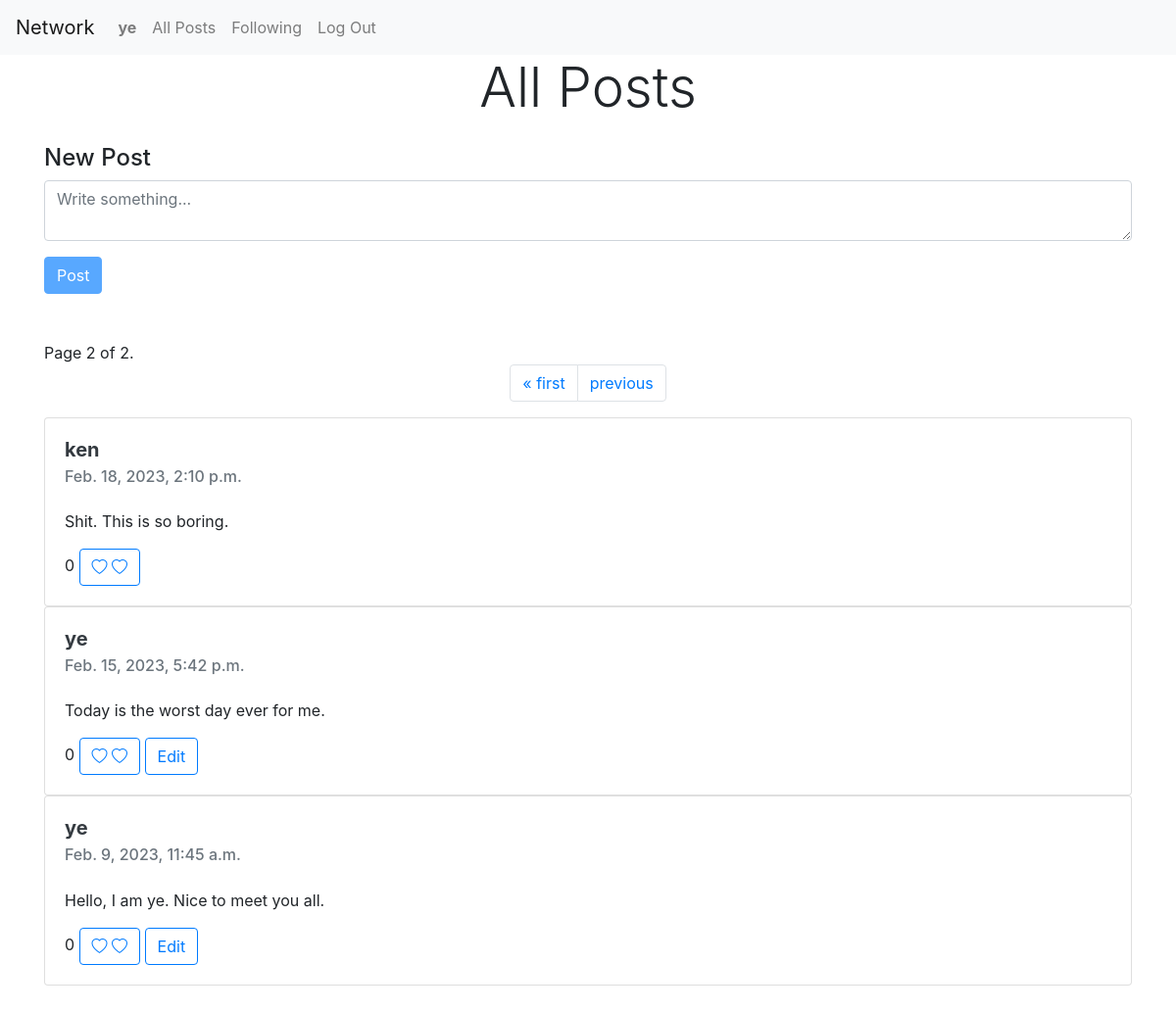
/?page=2 (signed in), run on the app's committed database.
### network/models.py (models this page shows, shortened)
class User(AbstractUser):
    pass

class Post(models.Model):
    user = models.CharField(max_length=100)
    content = models.TextField()
    created_at = models.DateTimeField(default=datetime.now)
    likes = models.IntegerField(default=0)
    class Meta:
        ordering = ['-created_at']

class LikePost(models.Model):
    post_id = models.IntegerField()
    user = models.CharField(max_length=100)

### network/views.py (the view)
# urls.py: path("", views.index, name="index"),
@login_required(login_url='login')
def index(request):
    posts = Post.objects.all()
    paginator = Paginator(posts,10) # Show 10 posts per page
    page_number = request.GET.get('page')
    page_obj = paginator.get_page(page_number)
    liked_posts_all = []
    for post in posts:
        liked_posts = LikePost.objects.filter(user=request.user.username,post_id=post.id)
        liked_posts_all.extend(liked_posts)
    return render(request, "network/index.html",{
        'liked_posts': liked_posts_all,
        'page_obj': page_obj
    })

### network/templates/network/index.html (shortened to what this page needs)
{% extends "network/layout.html" %}
{% load static %}
{% block body %}
    <div class="container-lg">
        <section id="create_post">
            <h3 class="display-4 mb-4 text-center">All Posts</h3>
            <form action="/create-post" method="post">
                <div class="form-floating">
                    <label for="content" class="h4">New Post</label>
                    <textarea name="content" id="content" class="form-control" placeholder="Write something..."></textarea>
                </div>
                <button class="btn btn-primary mt-3" id="submit" type="submit" disabled>Post</button>
            </form>
        </section>
        <div class="row justify-content-center align-items-center my-5">
        <div class="col-12">
            <nav aria-label="post pages">
                <span class="current">
                    Page {{ page_obj.number }} of {{ page_obj.paginator.num_pages }}.
                </span>
                <ul class="pagination justify-content-center">
                    {% if page_obj.has_previous %}
                    <li class="page-item">
                        <a href="?page=1" class="page-link">&laquo; first</a>
                    </li>
                    <li class="page-item">
                        <a href="?page={{ page_obj.previous_page_number }}" class="page-link">previous</a>
                    </li>
                    {% endif %}
                </ul>
            </nav>
            <section id="posts">
            {% for post in page_obj %}
                    <div class="card" style="width: 100%;">
                        <div class="card-body">
                            <h5 class="card-title"><a class="text-dark" href="{% url 'profile_view' post.user %}"><strong>{{post.user}}</strong></a></h5>
                            <h6 class="card-subtitle mb-4 text-muted">{{ post.created_at }}</h6>
                            <p class="card-text">{{ post.content }}</p>
                            <span id="like_count{{post.id}}">{{ post.likes }}</span>
                            <button type="button" id="like{{post.id}}" class="like btn btn-outline-primary" value="like">
                                {% if liked_posts %}
                                {% for liked_post in liked_posts %}
                                        {% if post.id == liked_post.post_id %}
                                            <i id="heart{{post.id}}" class="bi bi-heart-fill"></i>
                                        {% else %}
                                            <i id="heart{{post.id}}" class="bi bi-heart"></i>
                                        {% endif %}
                                {% endfor %}
                                {% else %}
                                    <i id="heart{{post.id}}" class="bi bi-heart"></i>
                                {% endif %}
                            </button>
                            {% if user.username == post.user %}
                                <button id="edit_btn{{post.id}}" value="{{ post.content }}" class="card-link btn btn-outline-primary">Edit</button>
                            {% else %}
                                <div></div>
                            {% endif %}
                        </div>
                    </div>
            {% endfor %}
            </section>
        </div>
        </div>
    </div>
{% endblock %}

### network/templates/network/layout.html (shortened to what this page needs)
{% load static %}
<!DOCTYPE html>
<html lang="en">
  <head>
    <link
      rel="stylesheet"
      href="https://stackpath.bootstrapcdn.com/bootstrap/4.4.1/css/bootstrap.min.css"
    />
    <link href="{% static 'network/styles.css' %}" rel="stylesheet" />
    <link
      rel="stylesheet"
      href="https://cdn.jsdelivr.net/npm/bootstrap-icons@1.10.3/font/bootstrap-icons.css"
    />
  </head>
  <body>
    <nav class="navbar navbar-expand-lg navbar-light bg-light">
      <a class="navbar-brand" href="{% url 'index' %}">Network</a>
      <div>
        <ul class="navbar-nav mr-auto">
                {% if user.is_authenticated %}
                    <li class="nav-item">
                        <a class="nav-link" href="{% url 'profile_view' user.username %}"><strong>{{ user.username }}</strong></a>
                    </li>
                {% endif %}
                <li class="nav-item">
                  <a class="nav-link" href="{% url 'index' %}">All Posts</a>
                </li>
                {% if user.is_authenticated %}
                    <li class="nav-item">
                        <a class="nav-link" href="{% url 'following' %}">Following</a>
                    </li>
                    <li class="nav-item">
                        <a class="nav-link" href="{% url 'logout' %}">Log Out</a>
                    </li>
                {% endif %}
              </ul>
      </div>
    </nav>
    <div class="body">{% block body %} {% endblock %}</div>
  </body>
</html>

### data on the page
User: username "ye"
Post: user "ken", created_at "Feb. 18, 2023, 2:10 p.m.", content "Shit. This is so boring.", likes "0"
Post: user "ye", created_at "Feb. 15, 2023, 5:42 p.m.", content "Today is the worst day ever for me.", likes "0"
Post: user "ye", created_at "Feb. 9, 2023, 11:45 a.m.", content "Hello, I am ye. Nice to meet you all.", likes "0"

### other printed values
{{ page_obj.number }} "2"
{{ page_obj.paginator.num_pages }} "2"
